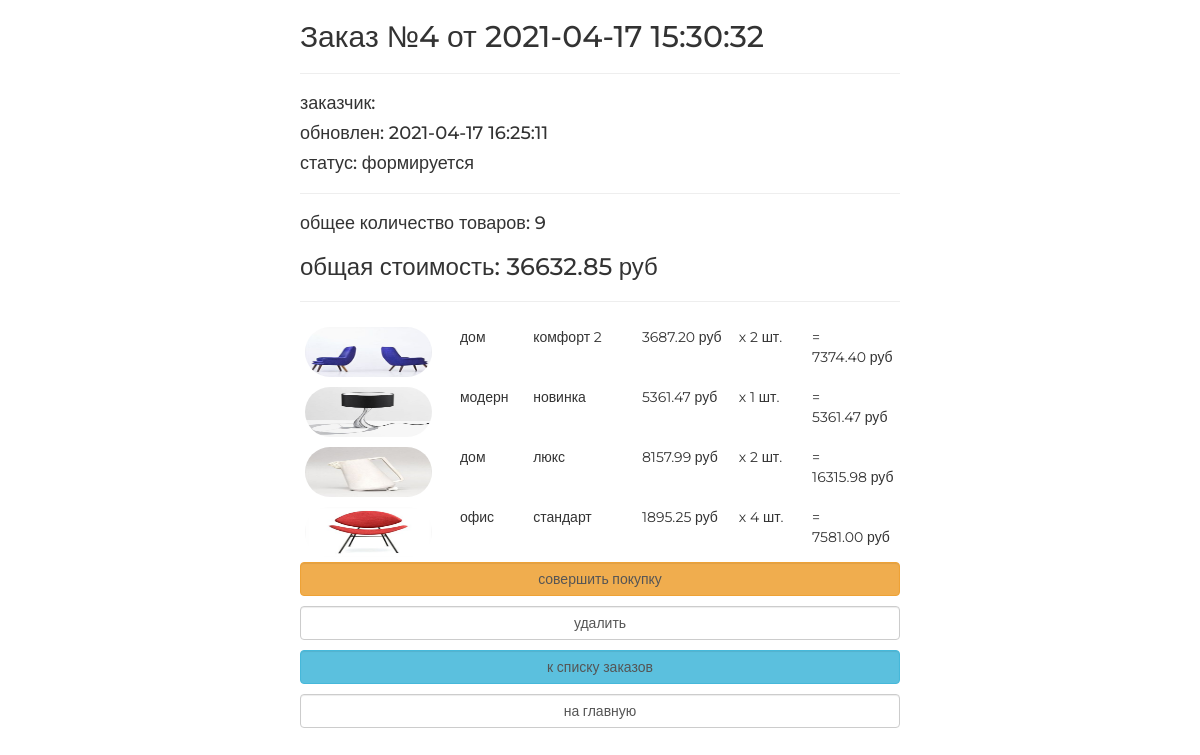
The page /order/read/4/ on the database its author committed.
### ordersapp/models.py (models this page shows, shortened)
class Order(models.Model):
    FORMING = 'FM'
    SENT_TO_PROCEED = 'STP'
    PROCEEDED = 'PRD'
    PAID = 'PD'
    READY = 'RDY'
    CANCEL = 'CNC'
    ORDER_STATUS_CHOICES = (
        (FORMING, 'формируется'),
        (SENT_TO_PROCEED, 'отправлен в обработку'),
        (PAID, 'оплачен'),
        (PROCEEDED, 'обрабатывается'),
        (READY, 'готов к выдаче'),
        (CANCEL, 'отменен'),
    )
    user = models.ForeignKey(settings.AUTH_USER_MODEL, on_delete=models.CASCADE)
    created = models.DateTimeField(verbose_name='создан', auto_now_add=True)
    updated = models.DateTimeField(verbose_name='изменён', auto_now=True)
    status = models.CharField(verbose_name='статус', max_length=3, choices=ORDER_STATUS_CHOICES, default=FORMING)
    is_active = models.BooleanField(verbose_name='активен', default=True)
    class Meta:
        ordering = ('-created',)
        verbose_name = 'заказ'
        verbose_name_plural = 'заказы'
    def get_total_quantity(self):
        items = self.orderitems.select_related()
        return sum(list(map(lambda x: x.quantity, items)))
    def get_total_cost(self):
        items = self.orderitems.select_related()
        return sum(list(map(lambda x: x.get_product_cost(), items)))

class OrderItem(models.Model):
    order = models.ForeignKey(Order, related_name="orderitems", on_delete=models.CASCADE)
    product = models.ForeignKey(Product, verbose_name='продукт', on_delete=models.CASCADE)
    quantity = models.PositiveIntegerField(verbose_name='количество', default=0)
    def get_product_cost(self):
        return self.product.price * self.quantity

### mainapp/models.py (models this page shows, shortened)
class Product(models.Model):
    category = models.ForeignKey(ProductCategory, on_delete=models.CASCADE)
    name = models.CharField(max_length=128, verbose_name='имя')
    image = models.ImageField(upload_to='products_images', blank=True)
    short_desc = models.CharField(max_length=64, verbose_name='краткое описание', blank=True)
    description = models.TextField(blank=True, verbose_name='описание')
    price = models.DecimalField(verbose_name='цена', max_digits=8, decimal_places=2, default=0)
    quantity = models.PositiveSmallIntegerField(verbose_name='количество на складе', default=0)
    is_active = models.BooleanField(verbose_name='активность', default=True)

class ProductCategory(models.Model):
    name = models.CharField(max_length=64, unique=True, verbose_name='имя')
    description = models.TextField(verbose_name='описание', blank=True)
    is_active = models.BooleanField(verbose_name='активность', default=True)

### ordersapp/views.py (the view)
# urls.py: path('read/<int:pk>/', ordersapp.OrderDetailView.as_view(), name='orders_detail'),
class OrderDetailView(DetailView):
    model = Order
    def get_context_data(self, **kwargs):
        context = super().get_context_data(**kwargs)
        context['title'] = 'заказ/просмотр'
        return context

### adminapp/templatetags/my_tags.py (called while the page is built)
def media_folder_products(path_to_image):
    if not path_to_image:
        path_to_image = 'products_images/default.jpg'
    return f'{settings.MEDIA_URL}{path_to_image}'

### mainapp/context_processors.py (called while the page is built)
def basket(request):
    print(f'context processor basket works')
    basket_list = []
    if request.user.is_authenticated:
        basket_list = Basket.objects.filter(user=request.user)
    return {
        'basket': basket_list
    }

### ordersapp/templates/ordersapp/order_detail.html
{% extends "ordersapp/base.html" %}
{% load static %}
{% load my_tags %}
{% block content %}
    {% include 'ordersapp/includes/inc_order_summary.html' %}
    <div class="basket_list">
        {% for item in object.orderitems.select_related %}
            <div class="basket_record">
                <img class="basket_record_img" src="{{ item.product.image|media_folder_products }}"
                     alt="{{ item.product.short_desc }}">
                <span class="category_name">
                    {{ item.product.category.name }}
                </span>
                <span class="product_name">{{ item.product.name }}</span>
                <span class="product_price">
                    {{ item.product.price }}&nbspруб
                </span>
                <span class="product_quantitiy">
                    x {{ item.quantity }} шт.
                </span>
                <span class="product_cost">
                    = {{ item.get_product_cost }}&nbspруб
                </span>
            </div>
        {% endfor %}
    </div>
    {% include 'ordersapp/includes/inc_order_actions.html' %}
{% endblock %}

### ordersapp/templates/ordersapp/includes/inc_order_summary.html (shortened to what this page needs)
{% if object %}
    <div class="h2">Заказ №{{ object.pk }} от {{ object.created|date:"Y-m-d H:i:s" }}</div>
    <hr>
    <div class="h4">заказчик: {{ user.last_name }} {{ user.first_name }} </div>
    <div class="h4">обновлен: {{ object.updated|date:"Y-m-d H:i:s" }}</div>
    <div class="h4">статус: {{ object.get_status_display }}</div>
    <hr>
    <div class="h4">
        общее количество товаров: <span class="order_total_quantity">{{ object.get_total_quantity }}</span>
    </div>
    <div class="h3">
        общая стоимость: <span class="order_total_cost">{{ object.get_total_cost }}</span> руб
    </div>
{% endif %}
<hr>

### static/css/style.css (style rules this page uses)
* { margin: 0; padding: 0; }
.order_container img { display: block; float: left; width: 150px; border-radius: 25px; }
body { font-family: 'Montserrat', sans-serif; }
html, body { height: 100%; }
.basket_list span.category_name { margin-left: 2em; width: 5em; position: relative; display: block; float: left; }
.basket_list span.product_name { margin-left: 1em; width: 8em; position: relative; display: block; float: left; }
.basket_list span.product_price { margin-left: 1em; width: 7em; position: relative; display: block; float: left; }
.basket_list span.product_quantitiy { margin-left: 1em; width: 5em; position: relative; display: block; float: left; }
.basket_list span.product_cost { margin-left: 1em; width: 7em; position: relative; display: block; float: left; }
.basket_list .basket_record { position: relative; float: none; display: flex; padding: 5px; }
.basket_record_img { width: 50px; height: 50px; }

### rows shown on the page
Order: pk "4", created "2021-04-17 15:30:32", updated "2021-04-17 16:25:11", status "формируется", get_total_quantity "9", get_total_cost "36632.85"
OrderItem: product.image|media_folder_products (picture), product.category.name "дом", product.name "комфорт 2", product.price "3687.20", quantity "2", get_product_cost "7374.40"
OrderItem: product.image|media_folder_products (picture), product.category.name "модерн", product.name "новинка", product.price "5361.47", quantity "1", get_product_cost "5361.47"
OrderItem: product.image|media_folder_products (picture), product.category.name "дом", product.name "люкс", product.price "8157.99", quantity "2", get_product_cost "16315.98"
OrderItem: product.image|media_folder_products (picture), product.category.name "офис", product.name "стандарт", product.price "1895.25", quantity "4", get_product_cost "7581.00"
